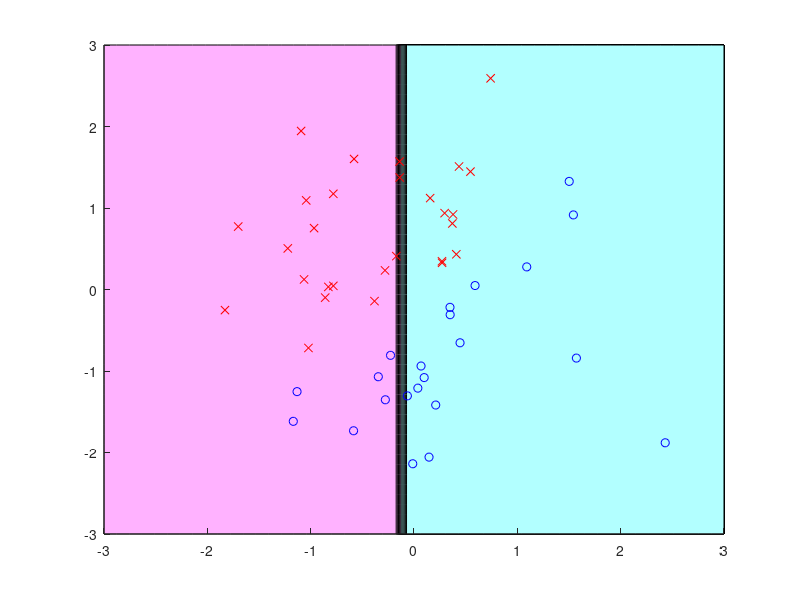

Write the MATLAB code that produced this figure.
x = randn(50, 2);
y = 2 * (x(:, 1) > x(:, 2)) - 1;
X0 = linspace(-3, 3, 50)';
[X(:, :, 1), X(:, :, 2)] = meshgrid(X0);

d = ceil(2 * rand);
[xs, xi] = sort(x(:, d));
el = cumsum(y(xi));
eu = cumsum(y(xi(end : -1: 1)));
e = eu(end-1: -1: 1) - el(1: end-1);
[em, ei] = max(abs(e));
c = mean(xs(ei: ei+1));
s = sign(e(ei));
Y = sign(s * (X(:, :, d) - c));

figure(1); clf; hold on; axis([-3 3 -3 3]);
colormap([1 0.7 1; 0.7 1 1]);
contourf(X0, X0, Y);
plot(x(y==1, 1), x(y==1, 2), 'bo');
plot(x(y==-1, 1), x(y==-1, 2), 'rx');
